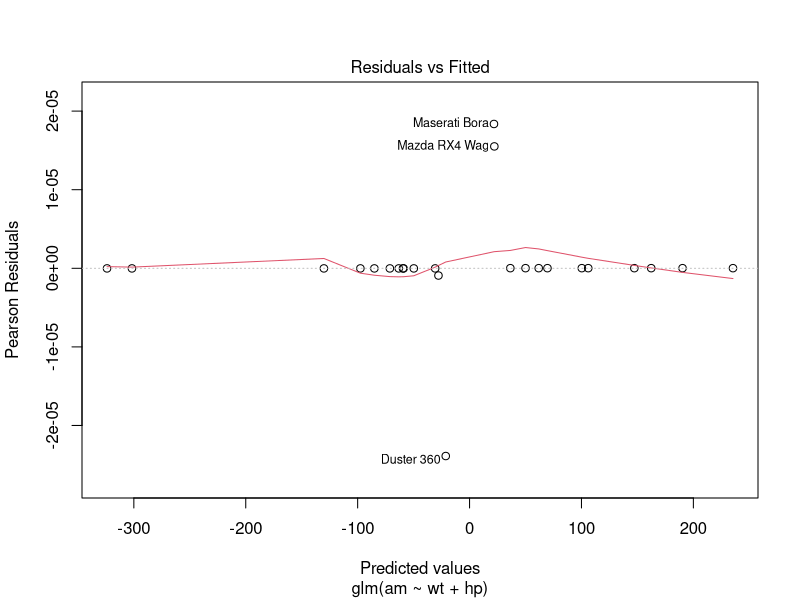
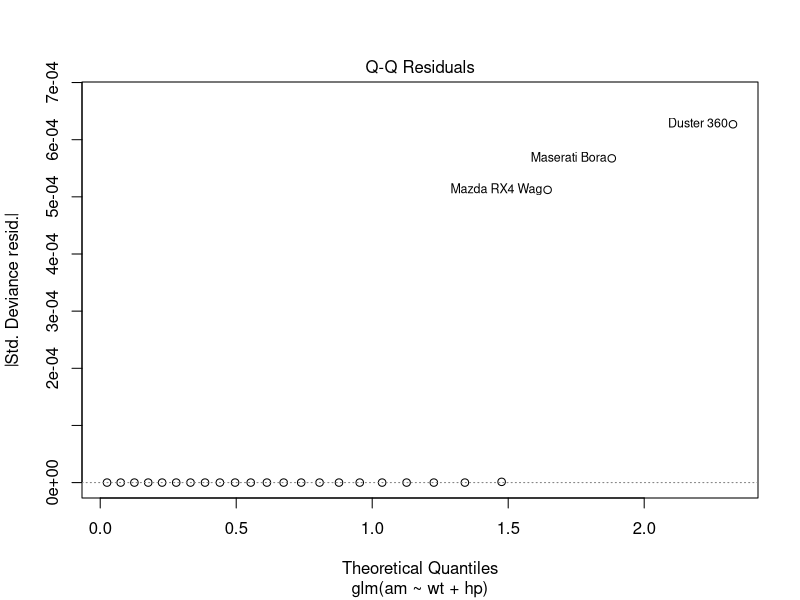
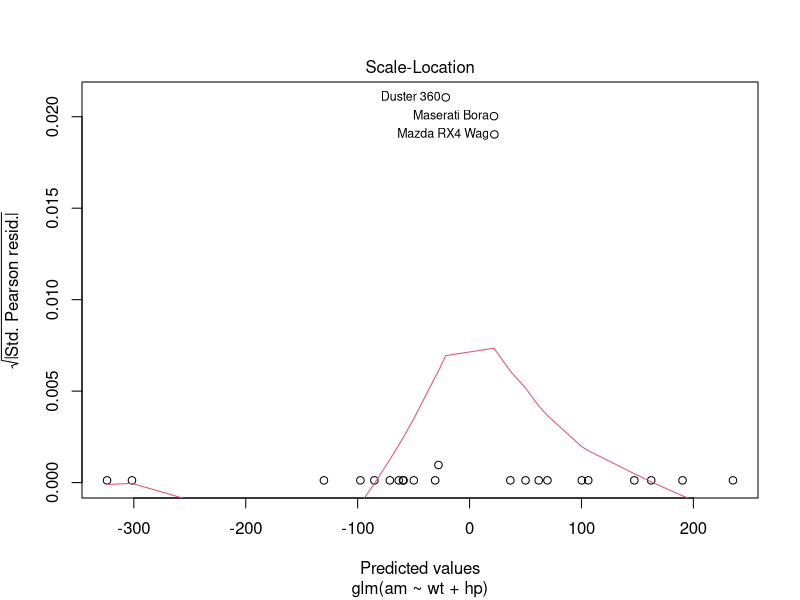
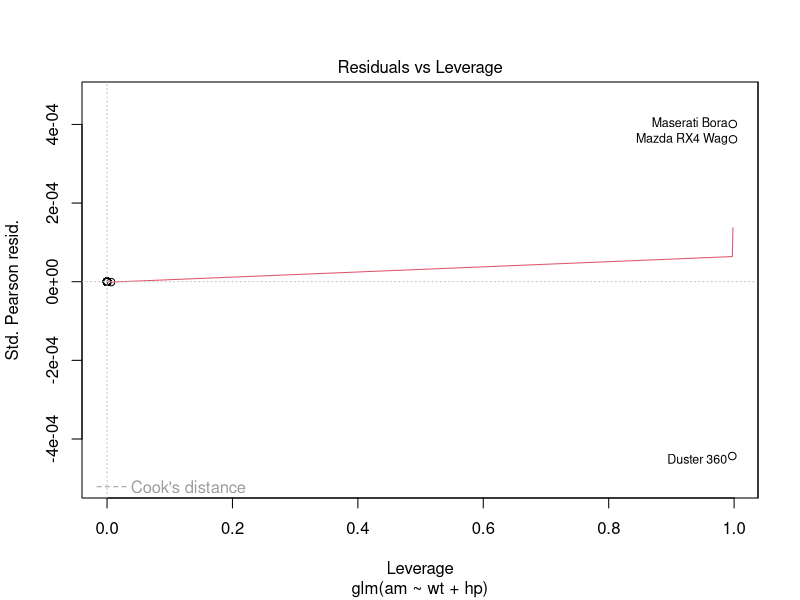

Generate these figures, in order, with R:
library(car)

set.seed(1313)

# Cargar los datos.
datos <- mtcars
am <- factor(datos$am)
datos$am <- NULL
datos <- cbind(am, datos)

# Separar conjuntos de entrenamiento y prueba.
n <- nrow(datos)
n_entrenamiento <- floor(0.8 * n)
muestra <- sample.int(n = n, size = n_entrenamiento, replace = FALSE)
entrenamiento <- datos[muestra, ]
prueba  <- datos[-muestra, ]

# Ajustar modelo nulo.
nulo <- glm(am ~ 1, family = binomial(link = "logit"), data = entrenamiento)

# Ajustar modelo completo.
cat("\n\n")
completo <- glm(am ~ ., family = binomial(link = "logit"),
                data = entrenamiento)

# Ajustar modelo con regresión escalonada.
cat("Modelo con regresión escalonada\n")
cat("--------------------------------------\n")
mejor <- step(nulo, scope = list(lower = nulo, upper = completo),
              direction = "both", trace = 0)

print(summary(mejor))

# Verificación de multicolinealidad.
cat("Verificación de colinealidad\n")
cat("--------------------------------------\n")
cat("\nVIF:\n")
vifs <- vif(mejor)
print(vifs)
cat("\nPromedio VIF: ")
print(mean(vifs))

# Ajustar modelo con el peso como predictor.
cat("Modelo con el peso como predictor\n")
cat("--------------------------------------\n")
modelo_peso <- glm(am ~ wt, family = binomial(link = "logit"),
                   data = entrenamiento)

print(summary(modelo_peso))

# Ajustar modelo con la potencia como predictor.
cat("Modelo con la potencia como predictor\n")
cat("--------------------------------------\n")
modelo_potencia <- glm(am ~ hp, family = binomial(link = "logit"),
                       data = entrenamiento)

print(summary(modelo_potencia))

# Comparar los modelos con el peso y la potencia como predictores.
cat("\n\n")
cat("Likelihood Ratio Test para los modelos\n")
cat("--------------------------------------\n")
print(anova(modelo_peso, modelo_potencia, test = "LRT"))

# A modo de ejercicio, comparar el modelo obtenido mediante
# regresión escalonada con el que solo tiene el peso como predictor.
cat("\n\n")
cat("Likelihood Ratio Test para los modelos\n")
cat("--------------------------------------\n")
print(anova(modelo_peso, mejor, test = "LRT"))

# Independencia de los residuos.
cat("Verificación de independencia de los residuos\n")
cat("--------------------------------------\n")
print(durbinWatsonTest(modelo_peso, max.lag = 5))

# Detectar posibles valores atípicos.
cat("Identificación de posibles valores atípicos\n")
cat("--------------------------------------\n")
plot(mejor)

# Obtener los residuos y las estadísticas.
output <- data.frame(predicted.probabilities = fitted(modelo_peso))
output[["standardized.residuals"]] <- rstandard(modelo_peso)
output[["studentized.residuals"]] <- rstudent(modelo_peso)
output[["cooks.distance"]] <- cooks.distance(modelo_peso)
output[["dfbeta"]] <- dfbeta(modelo_peso)
output[["dffit"]] <- dffits(modelo_peso)
output[["leverage"]] <- hatvalues(modelo_peso)

# Evaluar residuos estandarizados que escapen a la normalidad.
# 95% de los residuos estandarizados deberían estar entre
# -1.96 y 1.96, y 99% entre -2.58 y 2.58.
sospechosos1 <- which(abs(output[["standardized.residuals"]]) > 1.96)
sospechosos1 <- sort(sospechosos1)
cat("\n\n")
cat("Residuos estandarizados fuera del 95% esperado\n")
cat("------------------------------------------------\n")
print(rownames(entrenamiento[sospechosos1, ]))

# Revisar casos con distancia de Cook mayor a uno.
sospechosos2 <- which(output[["cooks.distance"]] > 1)
sospechosos2 <- sort(sospechosos2)
cat("\n\n")
cat("Residuales con una distancia de Cook alta\n")
cat("-----------------------------------------\n")
print(rownames(entrenamiento[sospechosos2, ]))

# Revisar casos cuyo apalancamiento sea más del doble
# o triple del apalancamiento promedio.
leverage.promedio <- ncol(entrenamiento) / nrow(datos)
sospechosos3 <- which(output[["leverage"]] > leverage.promedio)
sospechosos3 <- sort(sospechosos3)
cat("\n\n")
cat("Residuales con levarage fuera de rango (> ")
cat(round(leverage.promedio, 3), ")", "\n", sep = "")
cat("--------------------------------------\n")
print(rownames(entrenamiento[sospechosos3, ]))

# Revisar casos con DFBeta >= 1.
sospechosos4 <- which(apply(output[["dfbeta"]] >= 1, 1, any))
sospechosos4 <- sort(sospechosos4)
names(sospechosos4) <- NULL
cat("\n\n")
cat("Residuales con DFBeta sobre 1\n")
cat("-----------------------------\n")
print(rownames(entrenamiento[sospechosos4, ]))

# Detalle de las observaciones posiblemente atípicas.
sospechosos <- c(sospechosos1, sospechosos2, sospechosos3, sospechosos4)
sospechosos <- sort(unique(sospechosos))
cat("\n\n")
cat("Casos sospechosos\n")
cat("-----------------\n")
print(entrenamiento[sospechosos, ])
cat("\n\n")
print(output[sospechosos, ])